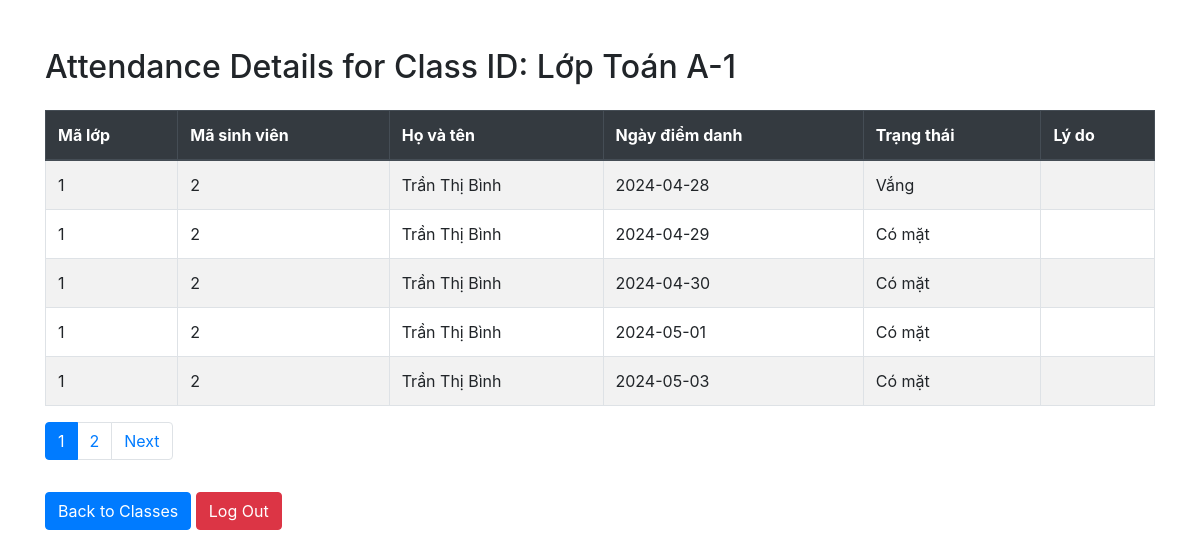
The app's page /code/chitietdiemdanh-sv.php?id=1 (signed in) with its own data.
### tables this page shows
CREATE TABLE `classes` (
  `class_id` int(11) NOT NULL,
  `class_name` varchar(255) NOT NULL,
  `subject_id` int(11) NOT NULL,
  `semester_id` int(11) NOT NULL,
  `teacher_id` int(11) NOT NULL
);

CREATE TABLE `attendances` (
  `attendance_id` int(11) NOT NULL,
  `class_id` int(11) NOT NULL,
  `student_id` int(11) NOT NULL,
  `attendance_date` date NOT NULL,
  `status` enum('Có mặt','Vắng','Vắng có phép') NOT NULL,
  `lydo` text DEFAULT NULL
);

CREATE TABLE `student` (
  `student_id` int(11) NOT NULL,
  `username` varchar(255) NOT NULL,
  `password` varchar(255) NOT NULL,
  `fullname` varchar(255) NOT NULL,
  `email` varchar(255) NOT NULL,
  `phone_number` varchar(255) NOT NULL
);

### code/chitietdiemdanh-sv.php (the view, shortened to what this page needs)
<?php
    include 'connect.php';
    $u = $_SESSION['username'];
    $id = $_GET['id'];
    $records_per_page = 5;
    $sql_count = "SELECT COUNT(*) AS total_records
                  FROM attendances att
                  INNER JOIN classes c ON c.class_id = att.class_id
                  INNER JOIN student stu ON att.student_id = stu.student_id
                  WHERE att.class_id = ? AND stu.username = ?";
    $stm_count = $conn->prepare($sql_count);
    $stm_count->execute([$id, $u]);
    $row_count = $stm_count->fetch(PDO::FETCH_ASSOC);
    $total_records = $row_count['total_records'];
    $total_pages = ceil($total_records / $records_per_page);
    if (!isset($_GET['page'])) {
        $page = 1;
    } else {
        $page = $_GET['page'];
    }
    $start_from = ($page - 1) * $records_per_page;
    $sql = "SELECT att.attendance_id, att.class_id, att.student_id, att.attendance_date, att.status, att.lydo, stu.fullname, c.class_name
            FROM attendances att
            INNER JOIN classes c ON c.class_id = att.class_id
            INNER JOIN student stu ON att.student_id = stu.student_id
            WHERE att.class_id = ? AND stu.username = ?
            LIMIT $start_from, $records_per_page";
    $stm = $conn->prepare($sql);
    $stm->execute([$id, $u]);
    $data = $stm->fetchAll(PDO::FETCH_OBJ);
    $classname = '';
    foreach ($data as $item) {
        $classname = $item->class_name;
    }
?>
<!DOCTYPE html>
<html lang="en">
<head>
    <link rel="stylesheet" href="https://stackpath.bootstrapcdn.com/bootstrap/4.5.2/css/bootstrap.min.css">
</head>
<body>
    <div class="container mt-5">
        <h2 class="mb-4">Attendance Details for Class ID: <?php echo htmlspecialchars($classname); ?></h2>
        <table class="table table-bordered table-striped">
            <thead class="thead-dark">
                <tr>
                    <th>Mã lớp</th>
                    <th>Mã sinh viên</th>
                    <th>Họ và tên</th>
                    <th>Ngày điểm danh</th>
                    <th>Trạng thái</th>
                    <th>Lý do</th>
                </tr>
            </thead>
            <tbody>
            <?php foreach ($data as $item) { ?>
                <tr>
                    <td><?php echo htmlspecialchars($item->class_id); ?></td>
                    <td><?php echo htmlspecialchars($item->student_id); ?></td>
                    <td><?php echo htmlspecialchars($item->fullname); ?></td>
                    <td><?php echo htmlspecialchars($item->attendance_date); ?></td>
                    <td><?php echo htmlspecialchars($item->status); ?></td>
                    <td><?php echo htmlspecialchars($item->lydo); ?></td>
                </tr>
            <?php } ?>
            </tbody>
        </table>
        <?php if ($total_pages > 1) { ?>
        <ul class="pagination">
            <?php for ($i = 1; $i <= $total_pages; $i++) { ?>
                <li class="page-item <?php if ($i == $page) echo 'active'; ?>"><a class="page-link" href="chitietdiemdanh-sv.php?id=<?php echo $id; ?>&page=<?php echo $i; ?>"><?php echo $i; ?></a></li>
            <?php } ?>
            <?php if ($page < $total_pages) { ?>
                <li class="page-item"><a class="page-link" href="chitietdiemdanh-sv.php?id=<?php echo $id; ?>&page=<?php echo $page + 1; ?>">Next</a></li>
            <?php } ?>
        </ul>
        <?php } ?>
        <a href="student.php" class="btn btn-primary mt-3">Back to Classes</a>
        <a href="./logout.php" class="btn btn-danger mt-3">Log Out</a>
    </div>
</body>
</html>

### records on screen
classes: class_name "Lớp Toán A-1"
attendances: class "1", student "2", student.fullname "Trần Thị Bình", attendance_date "2024-04-28", status "Vắng"
attendances: class "1", student "2", student.fullname "Trần Thị Bình", attendance_date "2024-04-29", status "Có mặt"
attendances: class "1", student "2", student.fullname "Trần Thị Bình", attendance_date "2024-04-30", status "Có mặt"
attendances: class "1", student "2", student.fullname "Trần Thị Bình", attendance_date "2024-05-01", status "Có mặt"
attendances: class "1", student "2", student.fullname "Trần Thị Bình", attendance_date "2024-05-03", status "Có mặt"
